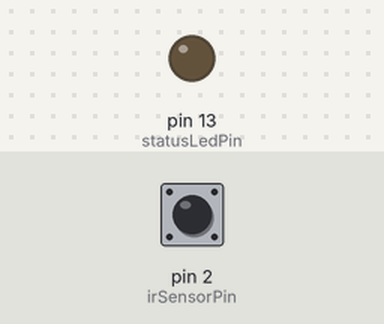
A sketch run on a simulated Arduino Uno, built with avr-gcc and run on an emulated ATmega328P. Parts: output pins drawn as LEDs (lit = HIGH). The test bench sets the inputs (shaded band); at power-on: pin 2 (irSensorPin) HIGH. What the sketch prints to the serial monitor is not drawn.

Above: at 1.4 s.
1.5 s: pin 2 (irSensorPin) driven LOW
At 2.7 s:
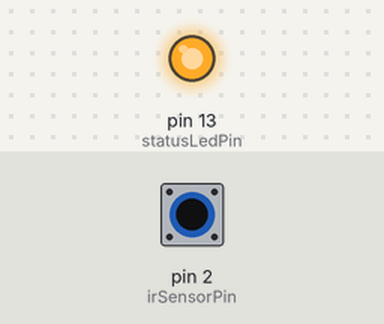
3.0 s: pin 2 (irSensorPin) pulsed HIGH 2 times (0.12 s each, 0.3 s apart)
Timing chart, 0 to 7.6 s (numbered marks = the images above; inputs shaded):
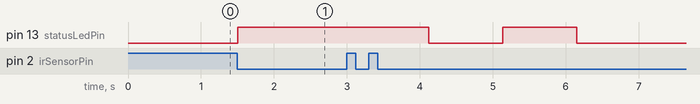

Measured:
- after the input at 1.5 s, pin 13 (statusLedPin): LOW → HIGH at once

The sketch:

arduino_conveyor_tracker.ino
```cpp
// =============================================================================
// Arduino Uno - Conveyor Belt Location Tracker & Real-Time Speedometer
// Hardware:
//   - Arduino Uno
//   - E18-D80NK Digital Optical / IR Sensor (or TCRT5000 / Line Sensor)
//   - Wiring:
//       * Brown Wire  -> 5V
//       * Blue Wire   -> GND
//       * Black Wire  -> Pin 2 (with INPUT_PULLUP)
//       * Onboard LED -> Pin 13
//
// Measurement Principle:
//   - Beam is HIGH when clear, pulls LOW when white line or object enters beam.
//   - Microsecond transit timer measures exact passage duration:
//       dt_micros = Exit_Time - Enter_Time
//       Real-Time Velocity (cm/s) = (Object_Length_cm * 1,000,000) / dt_micros
//   - Fast movement  -> short dt -> HIGH SPEED
//   - Slow movement  -> long dt  -> LOW SPEED
//   - Immediately after detecting, executes a 4-SECOND POST-DETECTION DELAY
//     with live countdown updates, then advances to next location (Loc 1->2->3->4).
// =============================================================================

const int irSensorPin  = 2;           // IR sensor signal pin (INT0)
const int statusLedPin = LED_BUILTIN; // Pin 13 LED indicator

// Sensor & Object Physical Dimensions
// Adjust OBJECT_LENGTH_CM to match your marker width or package length
const float OBJECT_LENGTH_CM = 8.0;   // Length of passing object/marker in cm
const int TOTAL_LOCATIONS    = 4;     // Total numbered station locations

// State variables
int currentLocation          = 1;     // Active station location (1..4)
float currentSpeed_cm_s      = 0.0;   // Real-time measured velocity
int lastPinState             = HIGH;  // Previous polled pin state

void setup() {
  Serial.begin(9600); // 9600 baud for Arduino Uno

  pinMode(irSensorPin, INPUT_PULLUP);
  pinMode(statusLedPin, OUTPUT);
  digitalWrite(statusLedPin, LOW);

  lastPinState = digitalRead(irSensorPin);

  Serial.println("==================================================");
  Serial.println("CONVEYOR BELT TRACKER & REAL-TIME SPEEDOMETER");
  Serial.print("Target Object / Marker Length: ");
  Serial.print(OBJECT_LENGTH_CM, 1);
  Serial.println(" cm");
  Serial.println("Post-Detection Delay: 4 SECONDS ACTIVE");
  Serial.println("Telemetry: Active @ 9600 Baud");
  Serial.println("==================================================");

  // Initial state announcement
  Serial.print("Belt -> Loc: ");
  Serial.print(currentLocation);
  Serial.println(" | Speed: 0.0 cm/s | State: Ready / Infeed Station");
}

void loop() {
  // Read current IR sensor state (Active-LOW: LOW = Object/Line detected, HIGH = Clear)
  int currentPin = digitalRead(irSensorPin);

  // Detect Leading Edge: Beam is broken (HIGH -> LOW)
  if (lastPinState == HIGH && currentPin == LOW) {
    unsigned long tEnter = micros();
    digitalWrite(statusLedPin, HIGH);

    // Measure exact microsecond duration while beam is broken
    // Timeout of 2.0 seconds prevents lockup if object rests permanently
    while (digitalRead(irSensorPin) == LOW && (micros() - tEnter < 2000000)) {
      delayMicroseconds(100);
    }
    unsigned long tExit = micros();
    unsigned long transitMicros = tExit - tEnter;

    // Debounce: ignore noise glitches shorter than 4ms
    if (transitMicros >= 4000) {
      // 1. Calculate Real-Time Velocity from actual passage duration!
      // Speed (cm/s) = (Length in cm * 1,000,000) / Duration in microseconds
      float measuredSpeed_cm_s = (OBJECT_LENGTH_CM * 1000000.0) / (float)transitMicros;

      // Cap to reasonable physical limits (1 cm/s to 300 cm/s)
      if (measuredSpeed_cm_s < 1.0) measuredSpeed_cm_s = 1.0;
      if (measuredSpeed_cm_s > 300.0) measuredSpeed_cm_s = 300.0;

      currentSpeed_cm_s = measuredSpeed_cm_s;
      float speed_m_s = currentSpeed_cm_s / 100.0;
      unsigned long transit_ms = transitMicros / 1000;

      // 2. Output instant detection telemetry with measured velocity
      Serial.print("Belt -> Loc: ");
      Serial.print(currentLocation);
      Serial.print(" | Speed: ");
      Serial.print(currentSpeed_cm_s, 1);
      Serial.print(" cm/s (");
      Serial.print(speed_m_s, 2);
      Serial.print(" m/s) | Transit: ");
      Serial.print(transit_ms);
      Serial.print(" ms | Marker: Location ");
      Serial.print(currentLocation);
      Serial.println(" -> DETECTED!");

      // 3. Execute 4-Second Delay after detecting (with real-time countdown)
      for (int s = 4; s >= 1; s--) {
        Serial.print("Belt -> Loc: ");
        Serial.print(currentLocation);
        Serial.print(" | Speed: ");
        Serial.print(currentSpeed_cm_s, 1);
        Serial.print(" cm/s | State: Station ");
        Serial.print(currentLocation);
        Serial.print(" Holding (");
        Serial.print(s);
        Serial.println("s remaining)");

        // Flash LED to visibly show 4-second hold
        digitalWrite(statusLedPin, (s % 2 == 0) ? HIGH : LOW);
        delay(1000);
      }

      digitalWrite(statusLedPin, LOW);

      // 4. Advance to next station location
      currentLocation++;
      if (currentLocation > TOTAL_LOCATIONS) {
        currentLocation = 1;
      }

      Serial.print("Belt -> Loc: ");
      Serial.print(currentLocation);
      Serial.print(" | Speed: ");
      Serial.print(currentSpeed_cm_s, 1);
      Serial.print(" cm/s | State: 4s Delay Complete -> Heading to Location ");
      Serial.println(currentLocation);

      // Debounce delay so sensor clears before next read
      delay(50);
      currentPin = digitalRead(irSensorPin);
    }
  }

  lastPinState = currentPin;

  // Periodic heartbeat every 1500 ms while waiting for next object/marker
  static unsigned long lastHeartbeat = 0;
  if (millis() - lastHeartbeat >= 1500) {
    lastHeartbeat = millis();

    Serial.print("Belt -> Loc: ");
    Serial.print(currentLocation);
    Serial.print(" | Speed: ");
    Serial.print(currentSpeed_cm_s, 1);
    Serial.print(" cm/s | State: Ready -> Waiting for Location ");
    Serial.print(currentLocation);
    Serial.print(" | Pin2: ");
    Serial.println(digitalRead(irSensorPin) == LOW ? "LOW (Object in Beam)" : "HIGH (Clear)");
  }

  delay(10);
}
```
